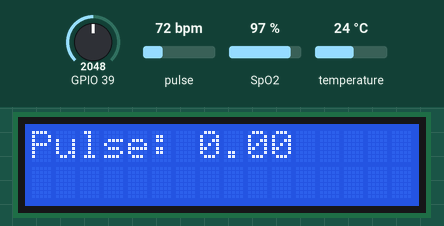
This sketch was run on a simulated ESP32. Parts: 16×2 character LCD. The test bench sets the inputs (shaded band); at power-on: pulse 72 bpm, temperature 24 °C, GPIO 39 = 2048, SpO2 97 %. WiFi joins after 1.5 s; servers stay silent unless stated; what the sketch prints to the serial monitor is not drawn.

Above: at 2.8 s.
2.9 s: pulse set to 42 bpm
At 5.6 s:
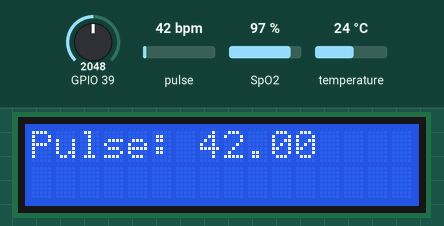
15.7 s: temperature set to 12 °C
At 22.0 s:
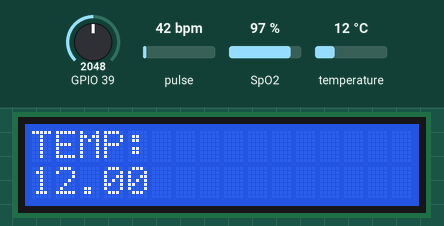
24.9 s: GPIO 39 set to 2866
At 37.9 s:
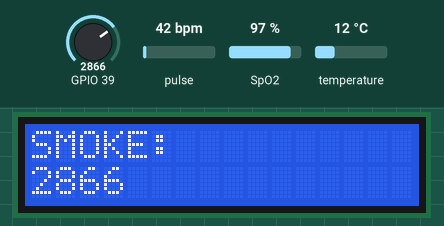
38.4 s: pulse set to 70 bpm
At 42.7 s:
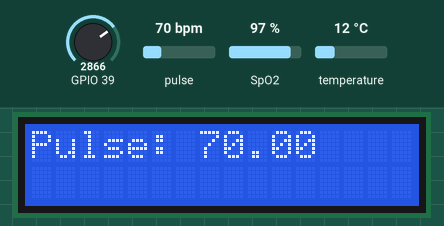
49.9 s: temperature set to 19 °C
At 63.2 s:
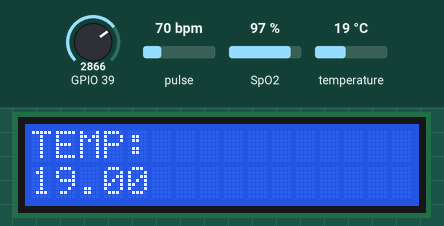
63.5 s: GPIO 39 set to 3972
At 65.0 s:
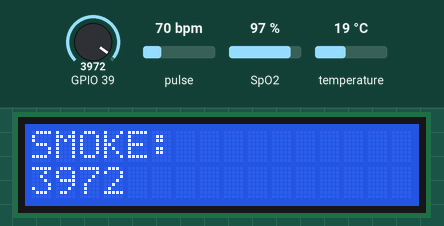
Timing chart, 0 to 66.5 s (numbered marks = the images above; inputs shaded):
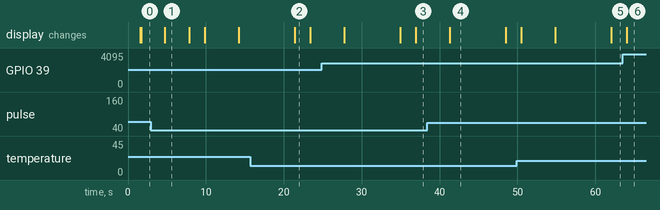

The sketch:

code.ino
```cpp
#include <stdio.h>
#include <stdlib.h>
#include <string.h>
#include<LiquidCrystal.h>
int rs=13,en=12,d4=25,d5=26,d6=27,d7=14;
LiquidCrystal lcd(rs,en,d4,d5,d6,d7);

#include <WiFi.h>
#include "ThingSpeak.h"

const char* ssid = "Good Day";   // your network SSID (name)
const char* password = "19201920";   // your network password

WiFiClient  client;

#include <OneWire.h>
#include <DallasTemperature.h>

#define ONE_WIRE_BUS 33

OneWire oneWire(ONE_WIRE_BUS);
DallasTemperature sensors(&oneWire);
float temperature;

unsigned long myChannelNumber = 2476924;
const char * myWriteAPIKey = "U3KRBZ7GWK9HV7PP";
void Connect_wifi();

char mystr[20];
char tempStr[8];
char ch;

#include <Wire.h>
#include "MAX30100_PulseOximeter.h"

#define REPORTING_PERIOD_MS     1000

//unsigned long lastTime = 0;
//unsigned long timerDelay = 30000;

float BPM, SpO2,Pulse;

PulseOximeter pox;
uint32_t tsLastReport = 0;
int smokeval;


void Init_spo2();

void onBeatDetected()
{
  Serial.println("Beat Detected!");
}

void setup()
{

  Serial.begin(9600);
  lcd.begin(16,2);//Initialize serial
  lcd.clear();


  WiFi.mode(WIFI_STA);

  ThingSpeak.begin(client);  // Initialize ThingSpeak
  Connect_wifi();

  lcd.clear();
  lcd.setCursor(0,0);
  lcd.print("  MISSCARRIAGE ");
  lcd.setCursor(0,1);
  lcd.print("  PREDICTION ");

    Serial.print("Initializing pulse oximeter..");

  if (!pox.begin()) {
    Serial.println("FAILED");
    for (;;);
  } else {
    Serial.println("SUCCESS");

    pox.setOnBeatDetectedCallback(onBeatDetected);
  }

  pox.setIRLedCurrent(MAX30100_LED_CURR_7_6MA);
   Init_spo2();
}


void Connect_wifi()
{
//  if ((millis() - lastTime) > timerDelay) {
//
//    // Connect or reconnect to WiFi
//    if(WiFi.status() != WL_CONNECTED){
//      Serial.print("Attempting to connect");
//      while(WiFi.status() != WL_CONNECTED){
//        WiFi.begin(ssid, password);
//        delay(5000);
//      }
//      Serial.println("\nConnected.");
////      Init_spo2();
//    }
//  }


  // Attempt to connect to Wifi network:
  Serial.print("Connecting Wifi: ");
  Serial.println(ssid);

  WiFi.mode(WIFI_STA);
  WiFi.begin(ssid, password);

  while (WiFi.status() != WL_CONNECTED) {
    Serial.print(".");
    delay(500);
  }

  Serial.println("");
  Serial.println("WiFi connected");
  Serial.print("IP address: ");
  Serial.println(WiFi.localIP());

}

void Init_spo2()
{
   Serial.print("Initializing pulse oximeter..");
  if (!pox.begin()) {
    Serial.println("FAILED");
    for (;;);
  } else {
    Serial.println("SUCCESS");

    pox.setOnBeatDetectedCallback(onBeatDetected);
  }

  pox.setIRLedCurrent(MAX30100_LED_CURR_7_6MA);


}


void loop()
{


  // Print The Readings

   SPO2();
   TEMPERATURE();
   SMOKE_SENSOR();


    // set the fields with the values
//    ThingSpeak.setField(1, tempStr);
    ThingSpeak.setField(1,Pulse);
    ThingSpeak.setField(2, tempStr);

    ThingSpeak.setField(3, smokeval);
//    ThingSpeak.setField(3, bpstr);
//     ThingSpeak.setField(4, count);

    // Write to ThingSpeak. There are up to 8 fields in a channel, allowing you to store up to 8 different
    // pieces of information in a channel.  Here, we write to field 1.
    int x = ThingSpeak.writeFields(myChannelNumber, myWriteAPIKey);

    if(x == 200){
      Serial.println("Channel update successful.");
      Connect_wifi();
//      Init_spo2();
    }
    else{
      Serial.println("Problem updating channel. HTTP error code " + String(x));
    }

//  }
delay(3000);
}

void SPO2()
{
  Init_spo2();
  int i=0;
    while(i<10000)
    {
        pox.update();
        Pulse = pox.getHeartRate();
        SpO2 = pox.getSpO2();

        if (millis() - tsLastReport > REPORTING_PERIOD_MS)
        {

          Serial.print("Pulse: ");
          Serial.println(Pulse);

//          Serial.print("SpO2: ");
//          Serial.print(SpO2);
//          Serial.println("%");
          lcd.clear();
          lcd.setCursor(0,0);
          lcd.print("Pulse:");
          lcd.setCursor(7,0);
          lcd.print(Pulse);
//          lcd.setCursor(0,1);
//          lcd.print("Spo2:");
//          lcd.setCursor(6,1);
//          lcd.print(SpO2);   // print the temperature in °C
//          lcd.print("%");

          Serial.println("*");
          Serial.println();

          tsLastReport = millis();
        }
//        delay(500);
        i++;
    }
}


void TEMPERATURE()
{
  sensors.requestTemperatures();
      temperature = sensors.getTempCByIndex(0);
      Serial.print("Temperature: ");
      Serial.println(temperature);
      lcd.clear();
      lcd.setCursor(0,0);
      lcd.print("TEMP:");
      lcd.setCursor(0,1);
      lcd.print(temperature);
      delay(1000);


  delay(1000);
  dtostrf(temperature, 5, 3, tempStr);


}

void SMOKE_SENSOR()
{
  smokeval=analogRead(39);
  Serial.print("SMOKE:");
  Serial.println(smokeval);
  lcd.clear();
  lcd.setCursor(0,0);
  lcd.print("SMOKE:");
  lcd.setCursor(0,1);
  lcd.print(smokeval);
  delay(1000);

}
```

Measured:
- what the display in image 1 shows lasts 3.2 s, from 4.7 s to 7.9 s
- what the display in image 2 shows lasts 2.0 s, from 21.4 s to 23.4 s
- what the display in image 4 shows lasts 7.2 s, from 41.3 s to 48.5 s
